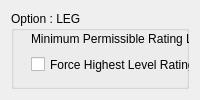
              <widget class="QWidget" name="WEF_01_LEG">
               <layout class="QGridLayout" name="gridLayout_26">
                <item row="0" column="0">
                 <widget class="QGroupBox" name="LEG_groupbox">
                  <property name="title">
                   <string>Option : LEG</string>
                  </property>
                  <widget class="QCheckBox" name="LEG_force_check">
                   <property name="geometry">
                    <rect>
                     <x>20</x>
                     <y>45</y>
                     <width>181</width>
                     <height>17</height>
                    </rect>
                   </property>
                   <property name="text">
                    <string>Force Highest Level Rating</string>
                   </property>
                  </widget>
                  <widget class="QLabel" name="LEG_minrate_lbl">
                   <property name="geometry">
                    <rect>
                     <x>20</x>
                     <y>20</y>
                     <width>171</width>
                     <height>16</height>
                    </rect>
                   </property>
                   <property name="text">
                    <string>Minimum Permissible Rating Level</string>
                   </property>
                  </widget>
                  <widget class="QSpinBox" name="LEG_minrate_spin">
                   <property name="geometry">
                    <rect>
                     <x>190</x>
                     <y>20</y>
                     <width>42</width>
                     <height>16</height>
                    </rect>
                   </property>
                   <property name="minimum">
                    <number>1</number>
                   </property>
                   <property name="maximum">
                    <number>6</number>
                   </property>
                  </widget>
                  <widget class="QLabel" name="LEG_minrate_lbl2">
                   <property name="geometry">
                    <rect>
                     <x>240</x>
                     <y>20</y>
                     <width>41</width>
                     <height>16</height>
                    </rect>
                   </property>
                   <property name="text">
                    <string>Stars</string>
                   </property>
                  </widget>
                 </widget>
                </item>
               </layout>
              </widget>
